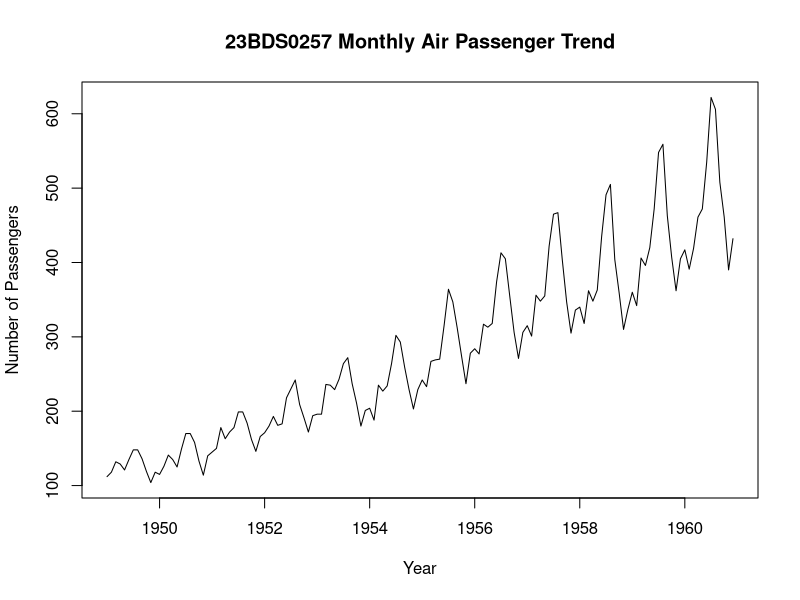
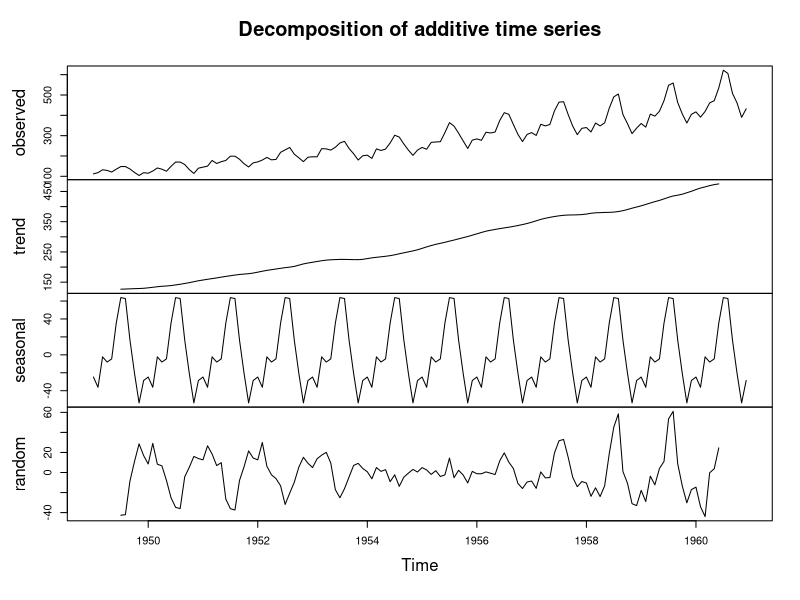
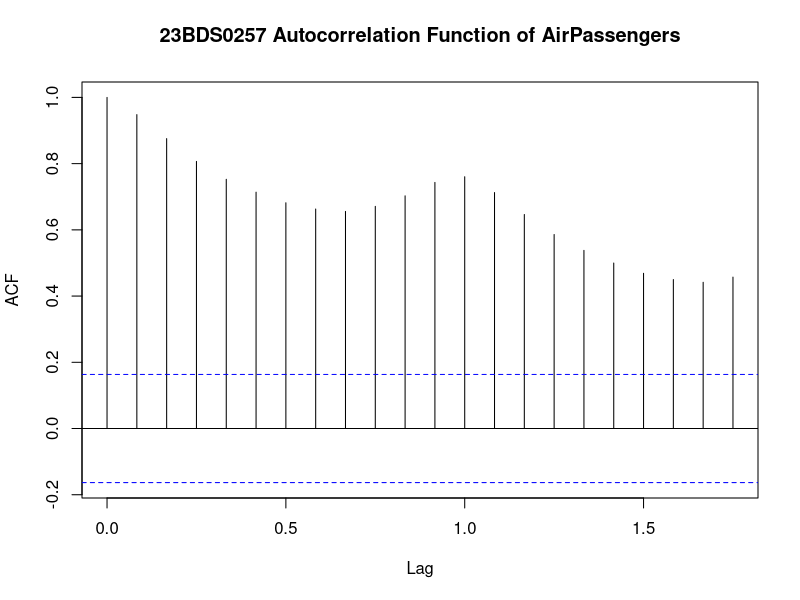
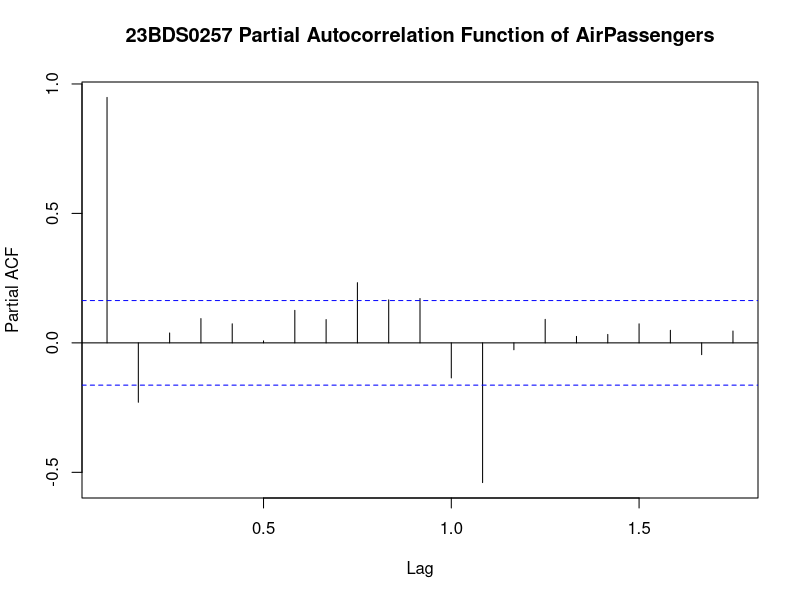
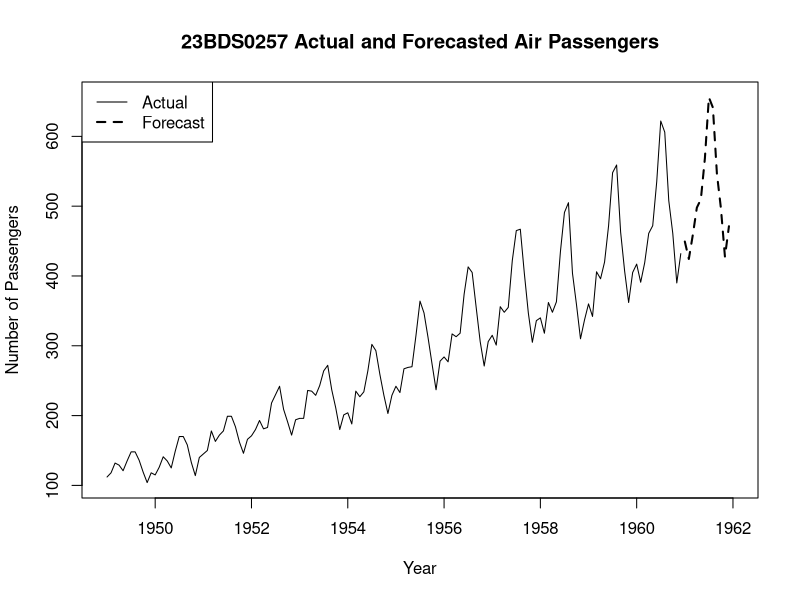

These charts were generated, in order, by the following R code:
# Assessment 6: Time Series Analysis
# Name: Abhishek Anand
# Reg No: 23BDS0257

# Question 1: Load the built-in AirPassengers dataset in R
cat("\nQ1 23BDS0257 Abhishek Anand\n")
data("AirPassengers")
print(AirPassengers)


# Question 2: Explore the first five and last five observations of the dataset
cat("\nQ2 23BDS0257 Abhishek Anand\n")
print(head(AirPassengers, 5))
print(tail(AirPassengers, 5))


# Question 3: Identify the starting and ending time periods of the dataset
cat("\nQ3 23BDS0257 Abhishek Anand\n")
print(start(AirPassengers))
print(end(AirPassengers))


# Question 4: Determine the frequency and time-series characteristics of the dataset
cat("\nQ4 23BDS0257 Abhishek Anand\n")
print(frequency(AirPassengers))
print(class(AirPassengers))


# Question 5: Visualize the monthly passenger trend over the entire period
cat("\nQ5 23BDS0257 Abhishek Anand\n")
plot(AirPassengers,
     main = "23BDS0257 Monthly Air Passenger Trend",
     xlab = "Year",
     ylab = "Number of Passengers",
     type = "l")


# Question 6: Decompose the time series into trend, seasonal, and random components
cat("\nQ6 23BDS0257 Abhishek Anand\n")
decomposed_data <- decompose(AirPassengers)
print(decomposed_data)


# Question 7: Plot the decomposed components to examine the underlying patterns
cat("\nQ7 23BDS0257 Abhishek Anand\n")
plot(decomposed_data)


# Question 8: Analyze the autocorrelation and partial autocorrelation of the time series
cat("\nQ8 23BDS0257 Abhishek Anand\n")
acf(AirPassengers,
    main = "23BDS0257 Autocorrelation Function of AirPassengers")

pacf(AirPassengers,
     main = "23BDS0257 Partial Autocorrelation Function of AirPassengers")


# Question 9: Fit an ARIMA model to the AirPassengers time series
cat("\nQ9 23BDS0257 Abhishek Anand\n")
arima_model <- arima(AirPassengers,
                     order = c(1, 1, 1),
                     seasonal = list(order = c(1, 1, 1), period = 12))
print(arima_model)


# Question 10: Display and interpret the fitted ARIMA model parameters and model summary
cat("\nQ10 23BDS0257 Abhishek Anand\n")
print(summary(arima_model))
print(arima_model$coef)
print(arima_model$sigma2)
print(arima_model$aic)


# Question 11: Forecast the number of passengers for the next 12 months using the fitted ARIMA model
cat("\nQ11 23BDS0257 Abhishek Anand\n")
forecast_result <- predict(arima_model, n.ahead = 12)
print(forecast_result$pred)


# Question 12: Visualize the actual and forecasted passenger values with appropriate labels and title
cat("\nQ12 23BDS0257 Abhishek Anand\n")

forecast_values <- ts(forecast_result$pred,
                      start = c(1961, 1),
                      frequency = 12)

plot(AirPassengers,
     xlim = c(1949, 1962),
     ylim = range(c(AirPassengers, forecast_values)),
     main = "23BDS0257 Actual and Forecasted Air Passengers",
     xlab = "Year",
     ylab = "Number of Passengers",
     type = "l")

lines(forecast_values,
      lty = 2,
      lwd = 2)

legend("topleft",
       legend = c("Actual", "Forecast"),
       lty = c(1, 2),
       lwd = c(1, 2))
